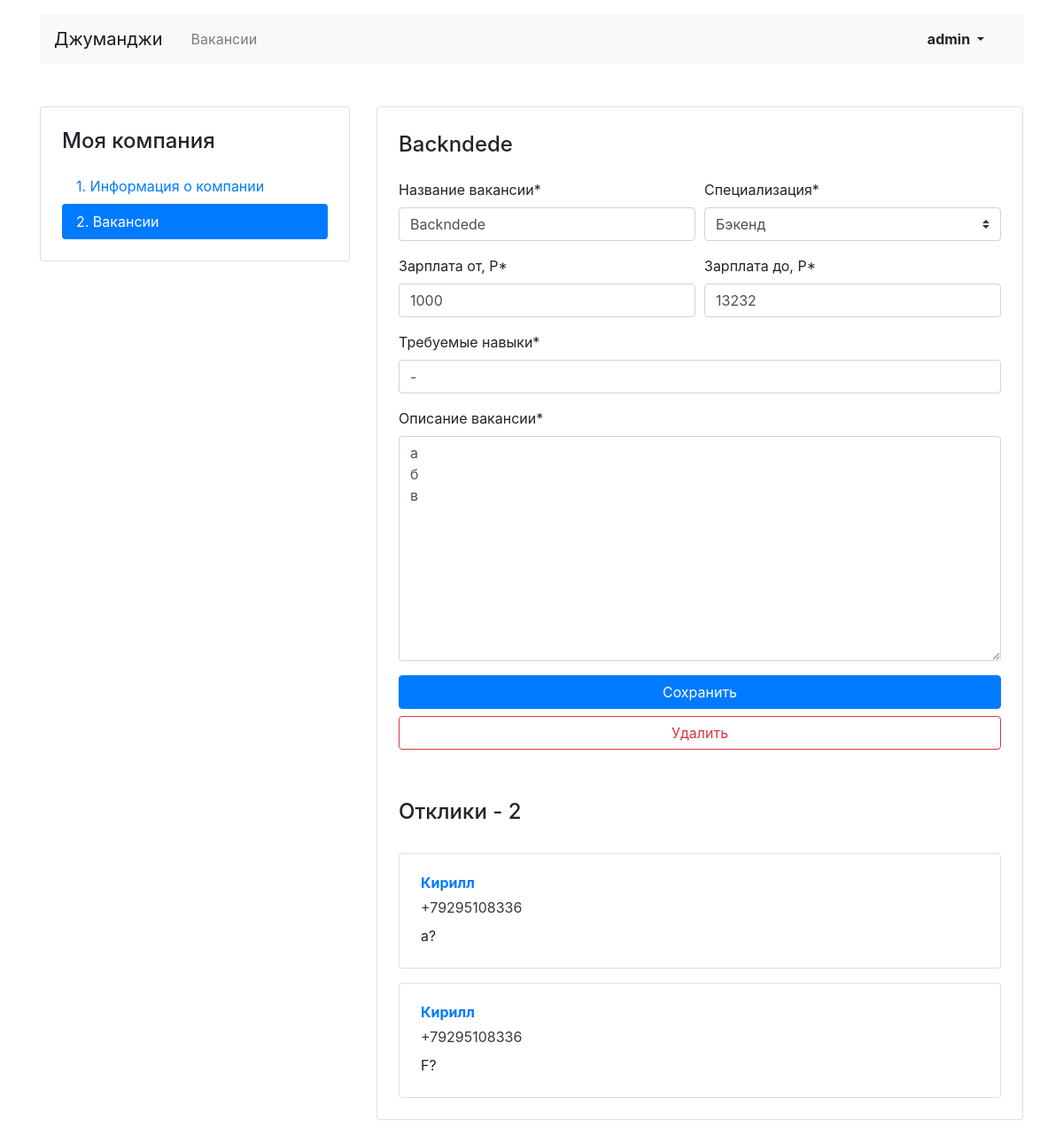
/mycompany/vacancies/1/ (signed in), run on an earlier commit of the app's database.
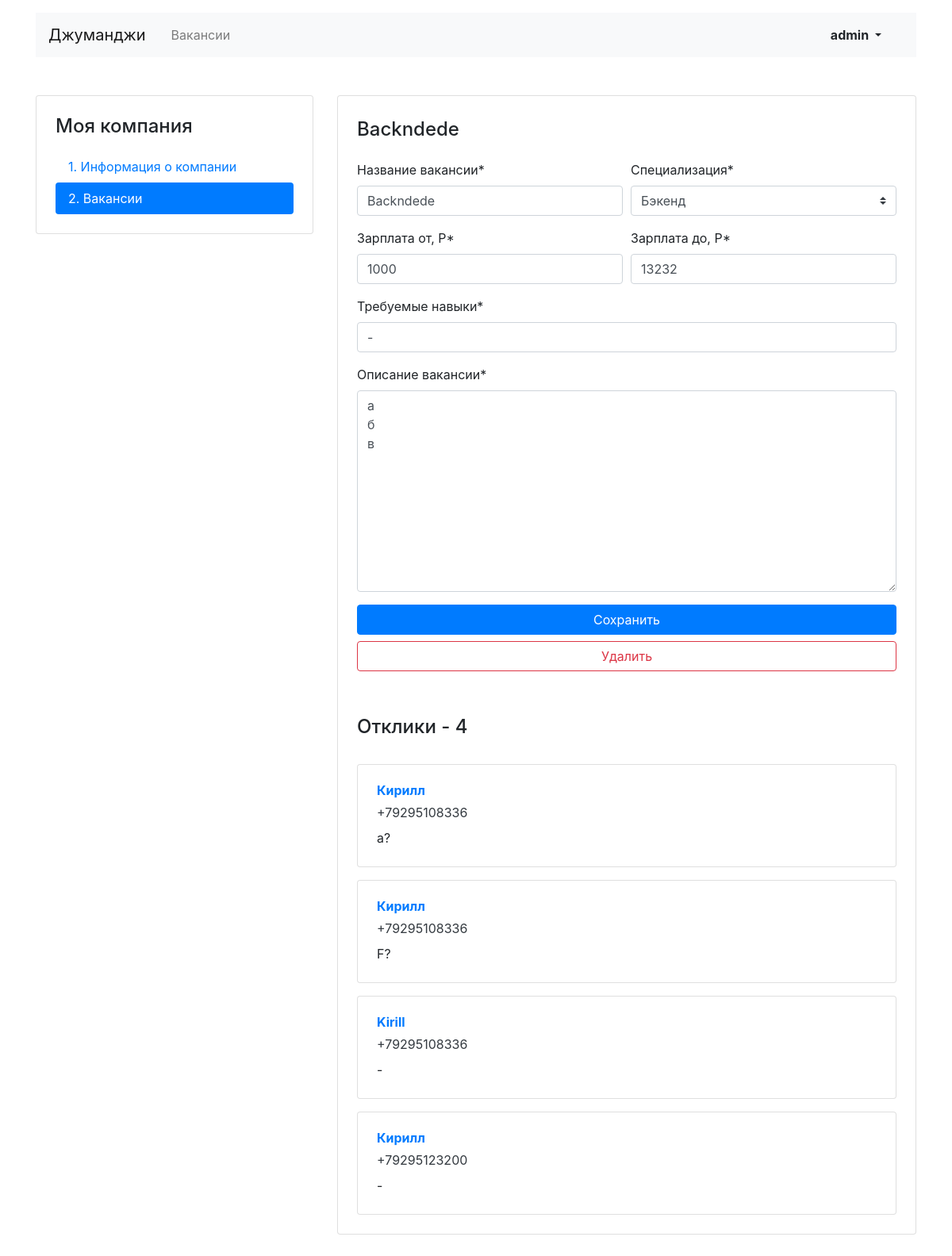
And on a later commit of the database.
### job_app/models.py (models this page shows, shortened)
class Vacancy(models.Model):
    title = models.CharField(max_length=64)
    specialty = models.ForeignKey(Specialty, on_delete=models.CASCADE, related_name='vacancies')
    company = models.ForeignKey(Company, on_delete=models.CASCADE, related_name='vacancies')
    skills = models.CharField(max_length=300)
    text = models.TextField()
    salary_min = models.IntegerField()
    salary_max = models.IntegerField()
    published_at = models.DateField(auto_now_add=True)

class Specialty(models.Model):
    code = models.CharField(max_length=32)
    title = models.CharField(max_length=64)
    picture = models.ImageField(upload_to=MEDIA_SPECIALITY_IMAGE_DIR)
    def __str__(self):
        return f'{self.title}'

class Application(models.Model):
    written_username = models.CharField(max_length=32)
    written_phone = PhoneNumberField(blank=False)
    written_cover_letter = models.TextField()
    vacancy = models.ForeignKey(Vacancy, on_delete=models.CASCADE, related_name='applications')
    user = models.ForeignKey(get_user_model(), on_delete=models.CASCADE, related_name='applications')

### job_app/views/mycompany.py (the view, shortened to what this page needs)
# urls.py: path('mycompany/vacancies/<int:pk>/', login_required(mycompany.CompanyVacancyEditView.as_view()),
class CompanyVacancyEditView(SuccessMessageMixin, UpdateView):
    success_message = 'Вакансия обновлена'
    model = Vacancy
    form_class = CompanyVacancyForm
    template_name = 'job_app/mycompany/vacancy-edit.html'
    def get_context_data(self, **kwargs):
        context = super(CompanyVacancyEditView, self).get_context_data(**kwargs)
        context['applications'] = Application.objects.filter(
            vacancy=Vacancy.objects.get(id=self.kwargs['pk']))
        return context
    def dispatch(self, request, *args, **kwargs):
        try:
            Vacancy.objects.filter(company=Company.objects.filter(owner=self.request.user))
        except (Company.DoesNotExist, Vacancy.DoesNotExist):
            raise Http404
        return super().dispatch(request, *args, **kwargs)

### job_app/context_processor.py (called while the page is built)
def default_data(request):
    return {
        'title': data.title,
        'subtitle': data.subtitle,
        'back': data.back,
        'next': data.next_step,
        'home': data.home,
        'skills': data.skills,
    }

### job_app/templates/job_app/mycompany/vacancy-edit.html (shortened to what this page needs)
{% extends 'job_app/base.html' %}
{% block container %}
{% load crispy_forms_tags %}
  <main class="container mt-3 pb-5">
    <div class="row mt-5">
    {% include 'job_app/mycompany/company_left_menu.html' %}
      <div class="col-12 col-lg-8">
        <div class="card">
          <div class="card-body px-4 pb-4 tab-content">
            <section>
              <h2 class="h4 pt-2 pb-3">{% if form.title.value is None %}Создать вакансию{% else %}{{ form.title.value }}{% endif %}</h2>
              {% crispy form form.helper %}
                {% if 'create' not in request.path %}
                    <a href="{% url 'company_vacancy_delete' vacancy.id %}" class="btn btn-outline-danger btn-block my-2">Удалить</a>
                    {% if vacancy.applications.count > 0 %}
                        <section id="applications">
                            <h2 class="h4 pt-5 pb-3">Отклики - {{ applications.count }}</h2>
                            {% for application in applications %}
                              <div class="card mt-3">
                                <div class="card-body px-4">
                                  <p class="mb-1 font-weight-bold"><a href="{% url 'profile' application.user.username %}">{{ application.written_username }}</a></p>
                                  <p class="mb-2"><a href="tel:{{ application.written_phone }}" class="text-dark">{{ application.written_phone }}</a></p>
                                  <p class="mb-1">{{ application.written_cover_letter }}</p>
                                </div>
                              </div>
                            {% endfor %}
                        </section>
                    {% endif %}
                {% endif %}
            </section>
          </div>
        </div>
      </div>
    </div>
  </main>
{% endblock %}

### job_app/templates/job_app/base.html (shortened to what this page needs)
<!DOCTYPE html>
<html lang="ru">
<head>
  <link rel="stylesheet" href="https://stackpath.bootstrapcdn.com/bootstrap/4.3.1/css/bootstrap.min.css">
</head>
<body>
  <header class="container mt-3">
    <nav class="navbar navbar-expand-lg navbar-light bg-light">
      <a class="navbar-brand mr-4" href="{% url 'home' %}">{{ title }}</a>
      <div class="collapse navbar-collapse justify-content-between" id="navbarNav">
        <ul class="navbar-nav col-10">
          <li class="nav-item">
            <a class="nav-link" href="{% url 'vacancies' %}">{{ subtitle }}</a>
          </li>
        </ul>
      <ul class="navbar-nav col-2 justify-content-end">
          <li class="nav-item active">
              {% if user.is_authenticated %}
                <div class="btn-group">
                  <button type="button" class="btn dropdown-toggle font-weight-bold" data-toggle="dropdown" aria-haspopup="true" aria-expanded="false">
                    {{ user.username }}
                  </button>
                </div>
              {% else %}
                 <a href="{% url 'login' %}" class="nav-link font-weight-bold">Вход</a>
              {% endif %}
         </li>
       </ul>
      </div>
    </nav>
  </header>
{% block container %} {% endblock %}
</body>
</html>

### job_app/templates/job_app/mycompany/company_left_menu.html
<div class="col-12 col-lg-4">
<aside class="pt-3 pb-4 px-4 mb-5 card">
  <h1 class="h4 pt-2 pb-2">Моя компания</h1>
  <div class="nav flex-column nav-pills">
    <a class="nav-link {% if 'vacancies' not in request.path %}active{% endif %}" href="{% url 'company_edit' %}">1. Информация о&nbsp;компании</a>
    <a class="nav-link {% if 'vacancies' in request.path %}active{% endif %}" href="{% url 'company_vacancies' %}">2. Вакансии</a>
  </div>
</aside>
</div>

What changed in the data, as far as the page shows it:
added Application: written_username "Kirill", written_phone "+79295108336", written_cover_letter "-"
added Application: written_username "Кирилл", written_phone "+79295123200", written_cover_letter "-"
Also different on the page:
{{ applications.count }}: "2" → "4"
